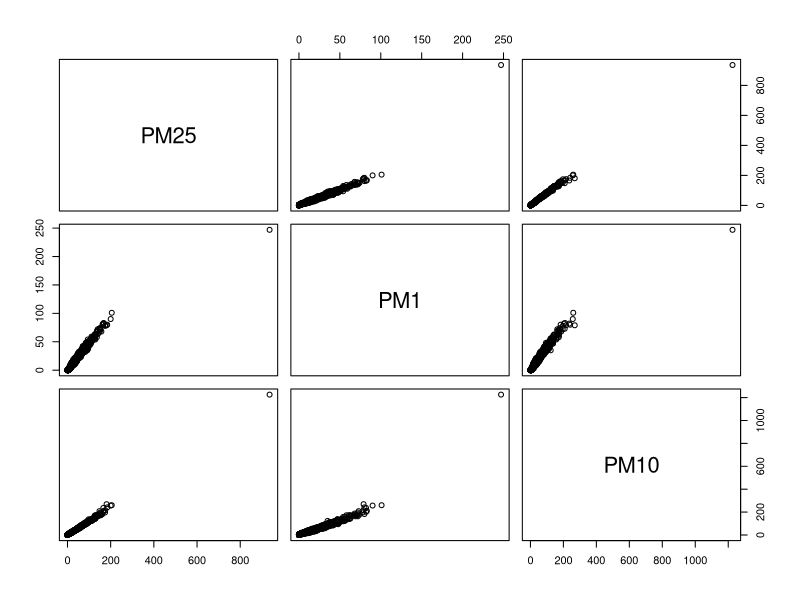
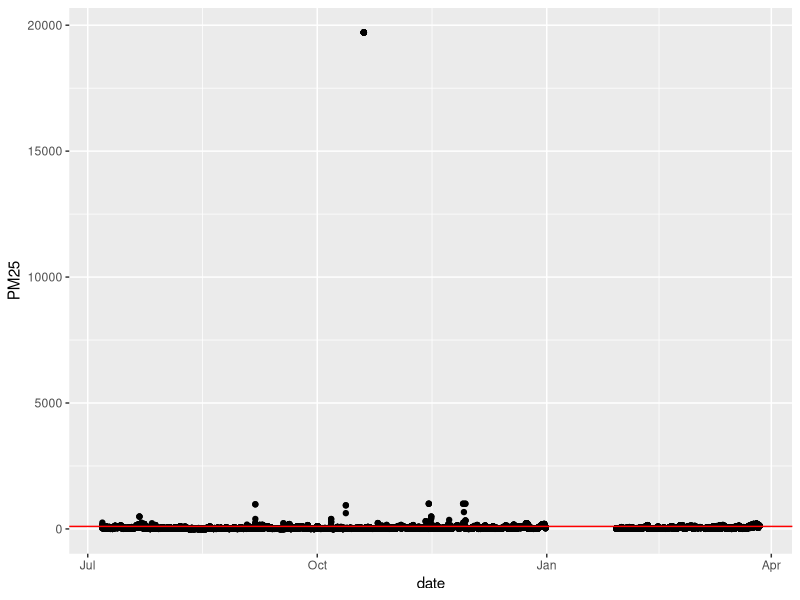
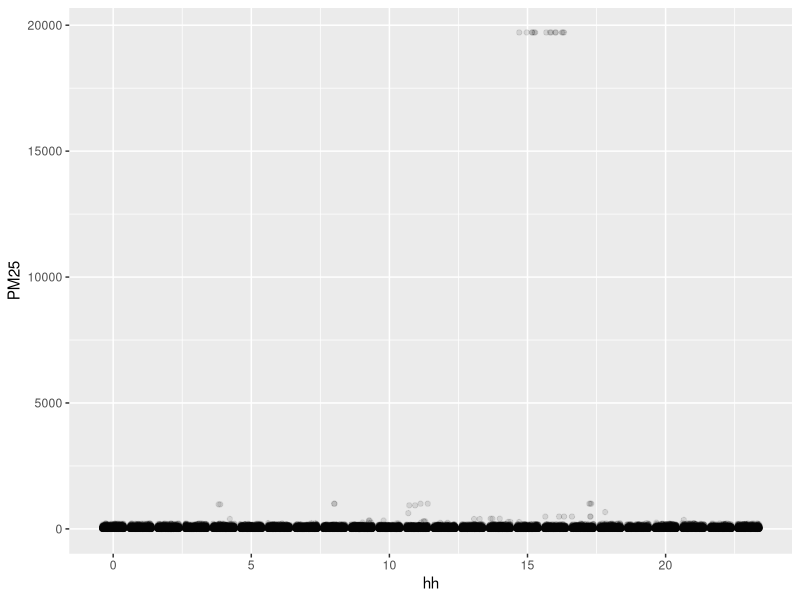
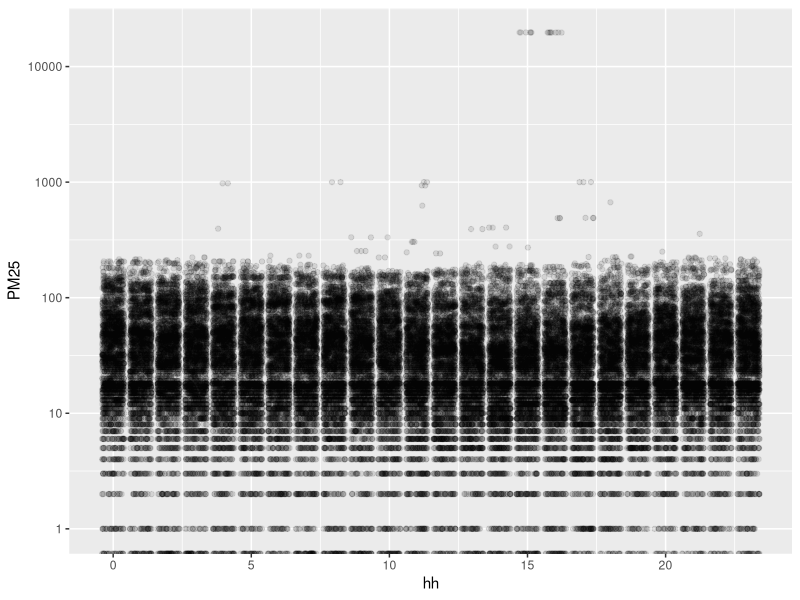
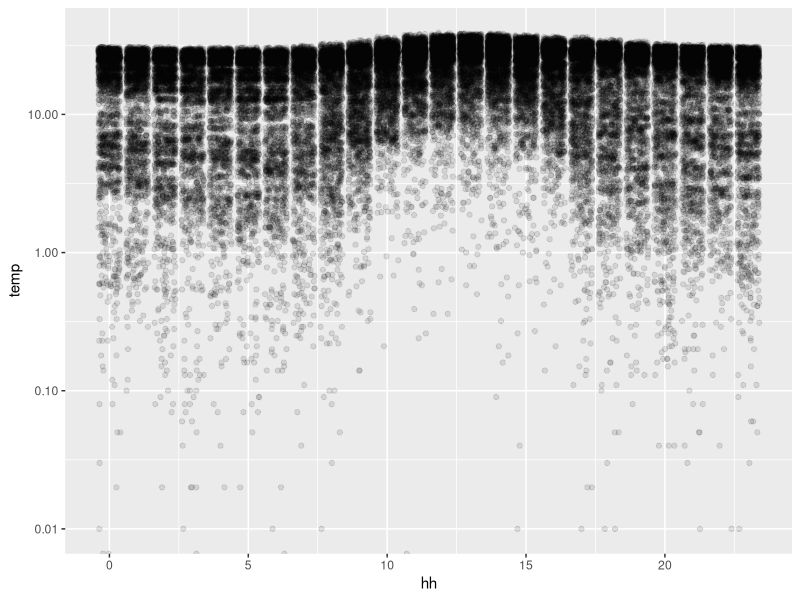
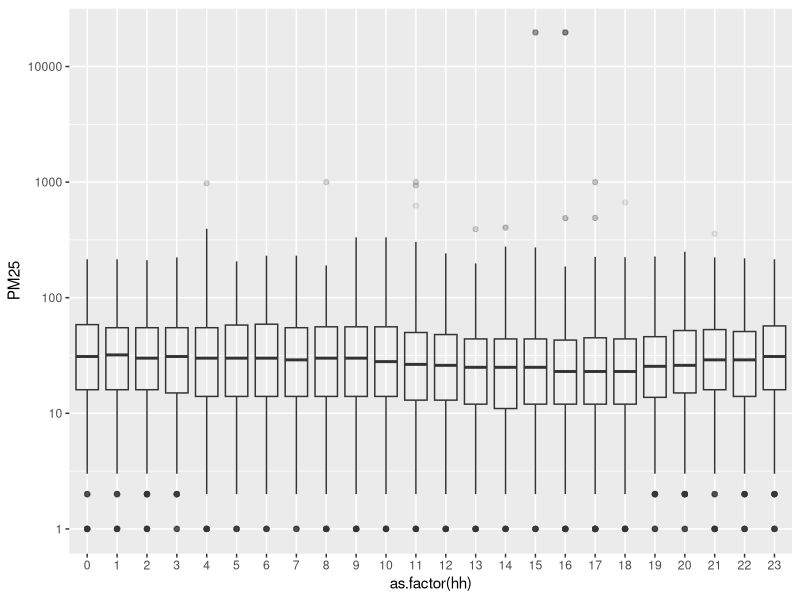
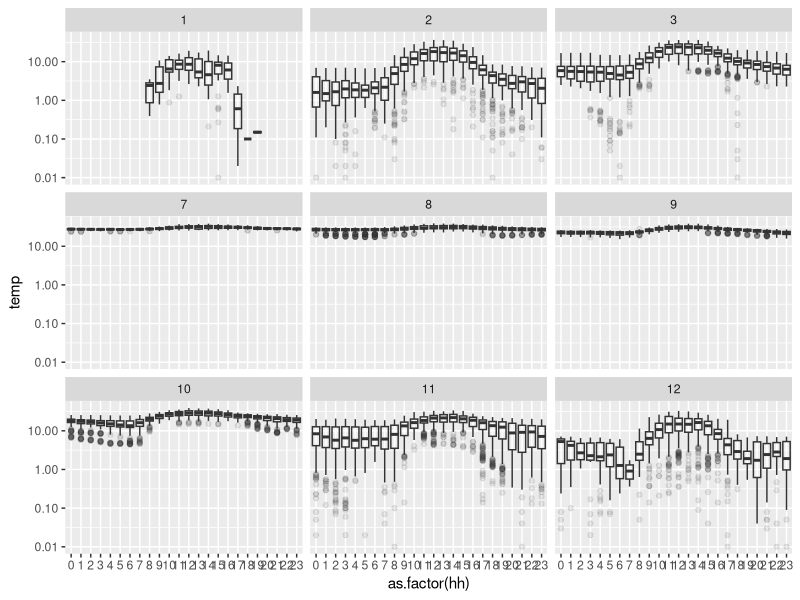
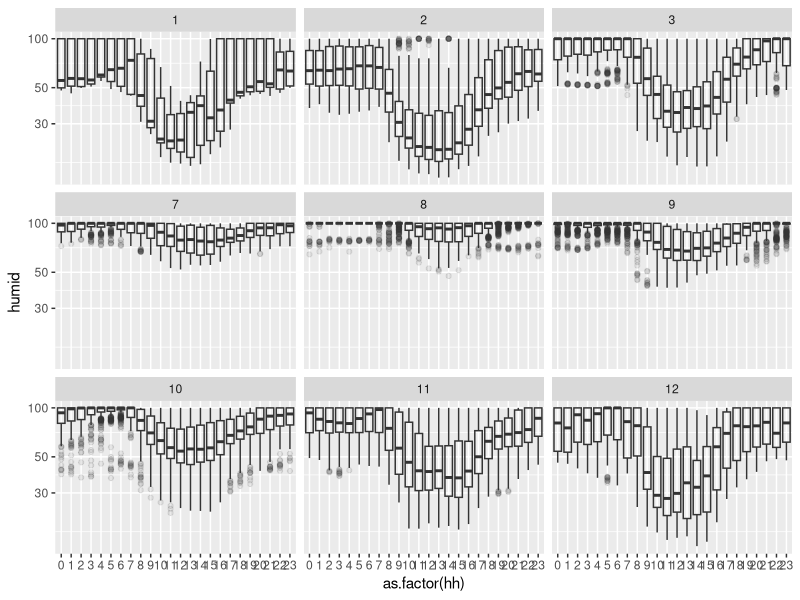

Write R code to recreate these figures, in order.
library(jsonlite)
library(tidyverse)
library(dplyr)
library(ggplot2)
library(lubridate)

# get data from raspberry pi
# data <- fromJSON('http://sogangds.com:3000/api/dust/all')
# data <- tbl_df(data)
# data <- data[,-1]
# data %>% write_csv("data-2017-08-10.csv")

data <- read.csv("finedust.csv")

data %>% select(PM25, PM1, PM10) %>%
  sample_n(1000) %>%
  pairs()

df <- data %>%
  mutate(date=lubridate::parse_date_time(data$date, "YmdHMS", tz = "Asia/Seoul") + hours(9)) %>%
  select(date, atm, humid, temp, PM1, PM10, PM25) %>%
  mutate(yy = year(date),
         mm = month(date),
         dd = day(date),
         hh = hour(date))

df <- data %>%
  mutate(date=as.POSIXct(data$date, format = "%Y-%m-%dT%H:%M:%S", tz = "Asia/Seoul") + hours(9)) %>%
  select(date, atm, humid, temp, PM1, PM10, PM25) %>%
  mutate(yy = year(date),
         mm = month(date),
         dd = day(date),
         hh = hour(date))

df %>% glimpse()

df %>%
  ggplot(aes(date, PM25)) + geom_point() +
  geom_hline(yintercept=100, col='red')

df %>%
  ggplot(aes(hh, PM25)) + geom_jitter(alpha=.1)

df %>%
  ggplot(aes(hh, PM25)) + geom_jitter(alpha=.1) +
  scale_y_log10()

df %>%
  ggplot(aes(hh, temp)) + geom_jitter(alpha=.1) +
  scale_y_log10()

df %>%
  ggplot(aes(as.factor(hh), PM25)) + geom_boxplot(alpha=.1) +
  scale_y_log10()

df %>%
  ggplot(aes(as.factor(hh), temp)) + geom_boxplot(alpha=.1) +
  scale_y_log10() + facet_wrap(~mm)

df %>%
  ggplot(aes(as.factor(hh), humid)) + geom_boxplot(alpha=.1) +
  scale_y_log10() + facet_wrap(~mm)

df %>%
  ggplot(aes(as.factor(hh), atm)) + geom_boxplot(alpha=.1) +
  scale_y_log10() + facet_wrap(~mm)

df %>%
  summarize(humid = mean(humid),
            temp = mean(temp))

df %>%
  group_by(mm) %>%
  summarize(humid = mean(humid),
            temp = mean(temp),
            atm = mean(atm, na.rm = TRUE))

glimpse(df)
df %>%
  transmute(atm, humid, temp, log10(PM25)) %>%
  sample_n(1000) %>%
  pairs()

df %>%
  transmute(atm, humid, temp, log10(PM25+1)) %>% # To prevent log zero data, just plus 1.
  cor(use = "complete.obs") # skip missing data

df %>%
  ggplot(aes(PM25)) + geom_histogram()

df %>%
  ggplot(aes(PM25)) + geom_histogram() +
  scale_x_log10()
